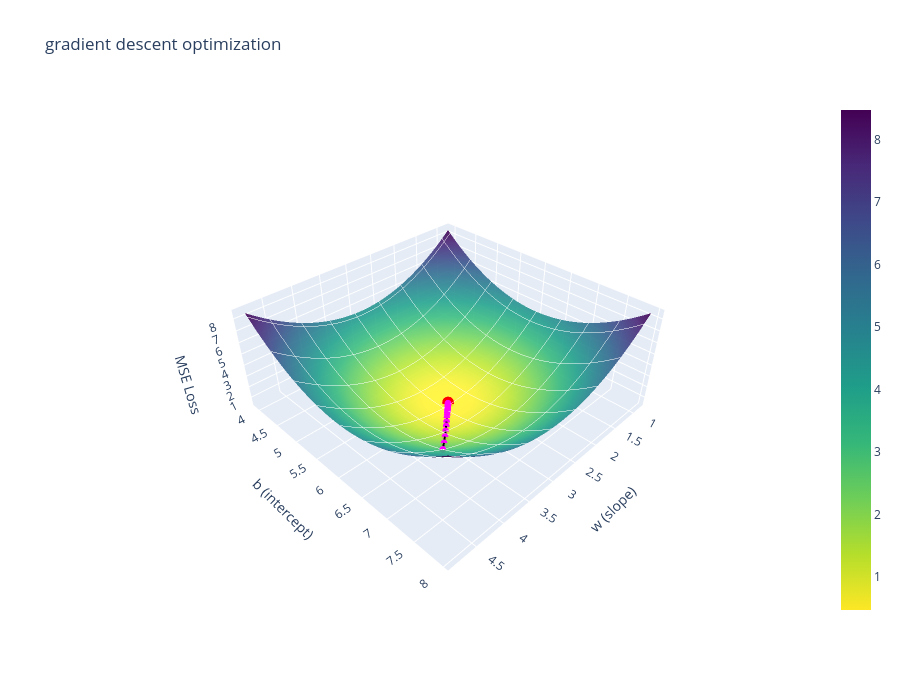

The notebook cell saved with this chart:
### Code cell
search_path_plot(gradient_descent_path, title='gradient descent optimization')

### Figure 1 — Plotly figure (JSON) as saved in the notebook; plotly's stock layout.template omitted (floating-point values rounded to 4 significant figures; data arrays with more than 128 entries replaced by an {"elided": "..."} marker saying what was removed)
{"data": [{"colorscale": [[0, "#fde725"], [0.1111, "#b5de2b"], [0.2222, "#6ece58"], [0.3333, "#35b779"], [0.4444, "#1f9e89"], [0.5556, "#26828e"], [0.6667, "#31688e"], [0.7778, "#3e4989"], [0.8889, "#482878"], [1, "#440154"]], "contours": {"x": {"color": "white", "show": true}, "y": {"color": "white", "show": true}}, "opacity": 0.9, "showscale": true, "type": "surface", "x": {"elided": "100x100 float values"}, "y": {"elided": "100x100 float values"}, "z": {"elided": "100x100 float values"}}, {"line": {"color": "black", "width": 4}, "marker": {"color": "magenta", "size": 4}, "mode": "lines+markers", "showlegend": false, "type": "scatter3d", "x": [4, 3.77], "y": [7, 6.79], "z": [2.893, 2.021]}, {"line": {"color": "black", "width": 4}, "marker": {"color": "magenta", "size": 4}, "mode": "lines+markers", "showlegend": false, "type": "scatter3d", "x": [3.77, 3.587], "y": [6.79, 6.621], "z": [2.021, 1.463]}, {"line": {"color": "black", "width": 4}, "marker": {"color": "magenta", "size": 4}, "mode": "lines+markers", "showlegend": false, "type": "scatter3d", "x": [3.587, 3.44], "y": [6.621, 6.487], "z": [1.463, 1.105]}, {"line": {"color": "black", "width": 4}, "marker": {"color": "magenta", "size": 4}, "mode": "lines+markers", "showlegend": false, "type": "scatter3d", "x": [3.44, 3.322], "y": [6.487, 6.379], "z": [1.105, 0.8767]}, {"line": {"color": "black", "width": 4}, "marker": {"color": "magenta", "size": 4}, "mode": "lines+markers", "showlegend": false, "type": "scatter3d", "x": [3.322, 3.228], "y": [6.379, 6.293], "z": [0.8767, 0.7303]}, {"line": {"color": "black", "width": 4}, "marker": {"color": "magenta", "size": 4}, "mode": "lines+markers", "showlegend": false, "type": "scatter3d", "x": [3.228, 3.153], "y": [6.293, 6.224], "z": [0.7303, 0.6366]}, {"line": {"color": "black", "width": 4}, "marker": {"color": "magenta", "size": 4}, "mode": "lines+markers", "showlegend": false, "type": "scatter3d", "x": [3.153, 3.093], "y": [6.224, 6.169], "z": [0.6366, 0.5767]}, {"line": {"color": "black", "width": 4}, "marker": {"color": "magenta", "size": 4}, "mode": "lines+markers", "showlegend": false, "type": "scatter3d", "x": [3.093, 3.045], "y": [6.169, 6.125], "z": [0.5767, 0.5383]}, {"line": {"color": "black", "width": 4}, "marker": {"color": "magenta", "size": 4}, "mode": "lines+markers", "showlegend": false, "type": "scatter3d", "x": [3.045, 3.006], "y": [6.125, 6.089], "z": [0.5383, 0.5137]}, {"line": {"color": "black", "width": 4}, "marker": {"color": "magenta", "size": 4}, "mode": "lines+markers", "showlegend": false, "type": "scatter3d", "x": [3.006, 2.976], "y": [6.089, 6.061], "z": [0.5137, 0.498]}, {"line": {"color": "black", "width": 4}, "marker": {"color": "magenta", "size": 4}, "mode": "lines+markers", "showlegend": false, "type": "scatter3d", "x": [2.976, 2.951], "y": [6.061, 6.038], "z": [0.498, 0.488]}, {"line": {"color": "black", "width": 4}, "marker": {"color": "magenta", "size": 4}, "mode": "lines+markers", "showlegend": false, "type": "scatter3d", "x": [2.951, 2.931], "y": [6.038, 6.02], "z": [0.488, 0.4815]}, {"line": {"color": "black", "width": 4}, "marker": {"color": "magenta", "size": 4}, "mode": "lines+markers", "showlegend": false, "type": "scatter3d", "x": [2.931, 2.916], "y": [6.02, 6.006], "z": [0.4815, 0.4774]}, {"line": {"color": "black", "width": 4}, "marker": {"color": "magenta", "size": 4}, "mode": "lines+markers", "showlegend": false, "type": "scatter3d", "x": [2.916, 2.903], "y": [6.006, 5.994], "z": [0.4774, 0.4748]}, {"line": {"color": "black", "width": 4}, "marker": {"color": "magenta", "size": 4}, "mode": "lines+markers", "showlegend": false, "type": "scatter3d", "x": [2.903, 2.893], "y": [5.994, 5.985], "z": [0.4748, 0.4731]}, {"line": {"color": "black", "width": 4}, "marker": {"color": "magenta", "size": 4}, "mode": "lines+markers", "showlegend": false, "type": "scatter3d", "x": [2.893, 2.885], "y": [5.985, 5.978], "z": [0.4731, 0.472]}, {"line": {"color": "black", "width": 4}, "marker": {"color": "magenta", "size": 4}, "mode": "lines+markers", "showlegend": false, "type": "scatter3d", "x": [2.885, 2.878], "y": [5.978, 5.972], "z": [0.472, 0.4713]}, {"line": {"color": "black", "width": 4}, "marker": {"color": "magenta", "size": 4}, "mode": "lines+markers", "showlegend": false, "type": "scatter3d", "x": [2.878, 2.873], "y": [5.972, 5.967], "z": [0.4713, 0.4709]}, {"line": {"color": "black", "width": 4}, "marker": {"color": "magenta", "size": 4}, "mode": "lines+markers", "showlegend": false, "type": "scatter3d", "x": [2.873, 2.869], "y": [5.967, 5.963], "z": [0.4709, 0.4706]}, {"line": {"color": "black", "width": 4}, "marker": {"color": "magenta", "size": 4}, "mode": "lines+markers", "showlegend": false, "type": "scatter3d", "x": [2.869, 2.866], "y": [5.963, 5.96], "z": [0.4706, 0.4704]}, {"marker": {"color": "red", "size": 7}, "mode": "markers", "name": "Minimum", "showlegend": false, "type": "scatter3d", "x": [2.852], "y": [5.948], "z": [0.4701]}], "layout": {"height": 700, "scene": {"aspectratio": {"x": 1, "y": 1, "z": 0.4}, "xaxis": {"title": {"text": "w (slope)"}}, "yaxis": {"title": {"text": "b (intercept)"}}, "zaxis": {"title": {"text": "MSE Loss"}}}, "title": {"text": "gradient descent optimization"}, "width": 900}}
